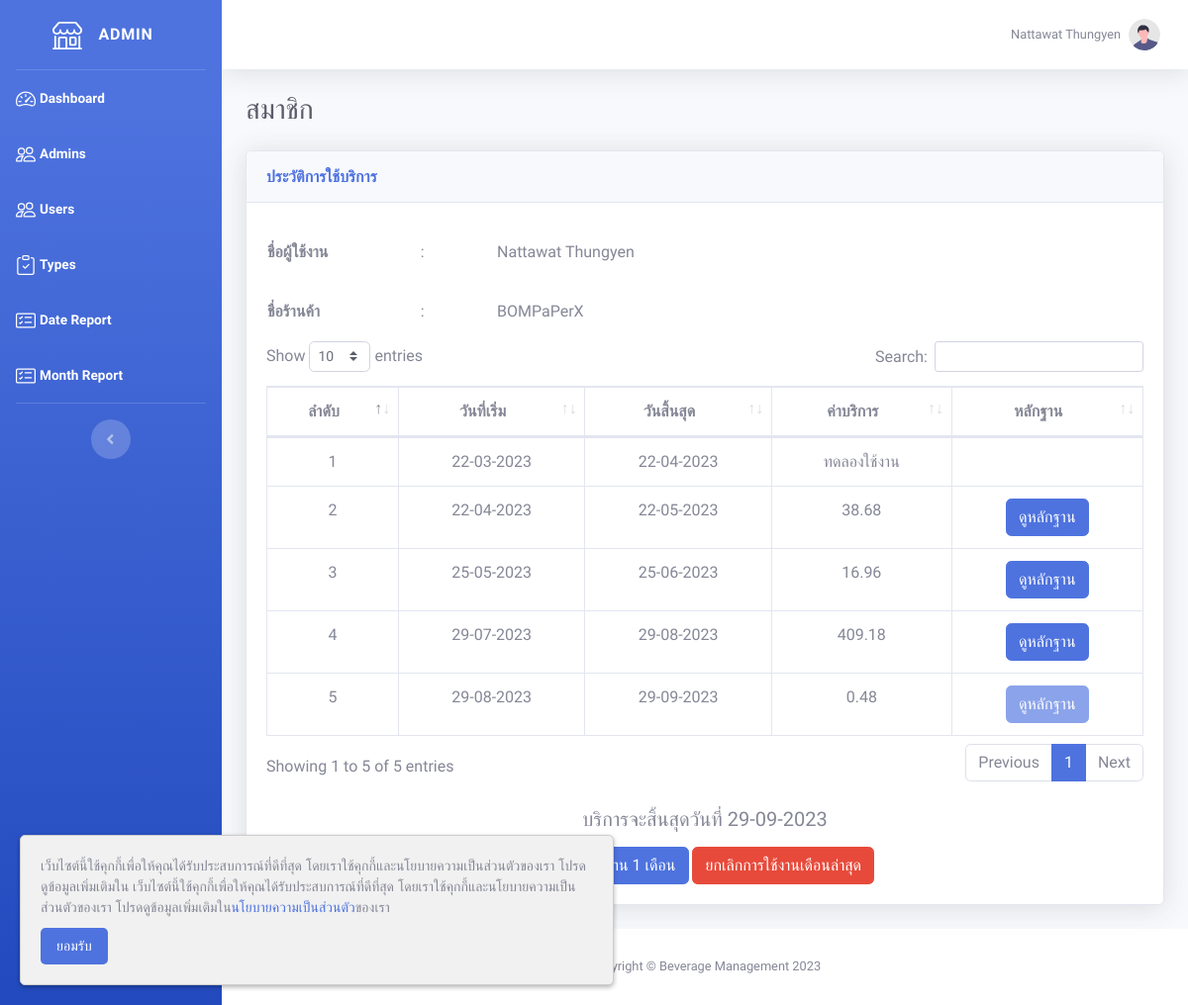
Screenshot of /admin/manage_user.php?user_id=7 (signed in) with the database file from the repository.
### tables this page shows
CREATE TABLE `user` (
  `user_id` int(10) NOT NULL,
  `email` varchar(255) NOT NULL,
  `password` varchar(255) NOT NULL,
  `password_view` varchar(255) NOT NULL,
  `status` tinyint(1) NOT NULL COMMENT '0=disable\r\n1=enable',
  `agree` tinyint(1) NOT NULL,
  `firstname` varchar(255) NOT NULL,
  `lastname` varchar(255) NOT NULL,
  `id_number` varchar(13) NOT NULL,
  `phone` varchar(10) NOT NULL,
  `line` varchar(255) NOT NULL,
  `address` text NOT NULL,
  `store` varchar(255) NOT NULL,
  `description` text NOT NULL,
  `img_path` text NOT NULL
);

CREATE TABLE `member` (
  `member_id` int(10) NOT NULL,
  `user_id` int(10) NOT NULL,
  `approve_date` date NOT NULL,
  `img_path` text NOT NULL
);

### admin/manage_user.php (the view, shortened to what this page needs)
<!DOCTYPE html>
<html lang="en">
<?php
require '../include/connect.php';
include '../include/header.php';
$user_id = $_GET['user_id'];
$member_count = $connect->prepare("SELECT * FROM member WHERE user_id = '$user_id'");
$member_count->execute();
$row_member_count = $member_count->fetchAll(PDO::FETCH_ASSOC);
$count = count($row_member_count);
$i = 1;
$user_data = $connect->prepare("SELECT user_id, firstname, lastname, store FROM user WHERE user_id = '$user_id'");
$user_data->execute();
$row_user = $user_data->fetch(PDO::FETCH_ASSOC);
?>
<body id="page-top">
    <div id="wrapper">
        <?php include '../include/sidebar_admin.php'; ?>
        <div id="content-wrapper" class="d-flex flex-column">
            <div id="content">
                <?php include '../include/topbar.php'; ?>
                <div class="container-fluid">
                    <div class="d-sm-flex align-items-center justify-content-between mb-4">
                        <h1 class="h3 mb-0 text-gray-800">
                            <?php
                            if ($count == 0) {
                                echo 'ผู้ใช้งานใหม่';
                            } elseif ($count == 1) {
                                echo 'ทดลองใช้งาน';
                            } else {
                                echo 'สมาชิก';
                            }
                            ?>
                        </h1>
                    </div>
                    <div class="card shadow mb-4">
                        <div class="card-header py-3">
                            <h6 class="m-0 font-weight-bold text-primary">ประวัติการใช้บริการ</h6>
                        </div>
                        <div class="card-body">
                            <div class="table-responsive">
                                <table width="60%">
                                    <tbody>
                                        <tr>
                                            <td height="60px" class="font-weight-bold">ชื่อผู้ใช้งาน</td>
                                            <td>&nbsp;&nbsp;&nbsp;&nbsp;&nbsp;:&nbsp;&nbsp;&nbsp;&nbsp;&nbsp;</td>
                                            <td><?= $row_user['firstname'] . ' ' . $row_user['lastname'] ?></td>
                                        </tr>
                                        <tr>
                                            <td height="60px" class="font-weight-bold">ชื่อร้านค้า</td>
                                            <td>&nbsp;&nbsp;&nbsp;&nbsp;&nbsp;:&nbsp;&nbsp;&nbsp;&nbsp;&nbsp;</td>
                                            <td><?= $row_user['store'] ?></td>
                                        </tr>
                                    </tbody>
                                </table>
                            </div>
                            <div class="table-responsive">
                                <table class="table table-bordered text-center" id="dataTable" width="100%" cellspacing="0">
                                    <thead>
                                        <tr>
                                            <th>ลำดับ</th>
                                            <th>วันที่เริ่ม</th>
                                            <th>วันสิ้นสุด</th>
                                            <th>ค่าบริการ</th>
                                            <th>หลักฐาน</th>
                                        </tr>
                                    </thead>
                                    <tbody>
                                        <?php
                                        foreach ($row_member_count as $row) {
                                        ?>
                                            <tr>
                                                <td><?= $i++ ?></td>
                                                <td><?= date('d-m-Y', strtotime($row['approve_date'])) ?></td>
                                                <td><?= $end = date('d-m-Y', strtotime($row['approve_date'] . ' +1 month')) ?></td>
                                                <?php
                                                $start_date = $row['approve_date'];
                                                $end_date = date('Y-m-d', strtotime($start_date . ' +1 month'));
                                                $service_fee = $connect->prepare("SELECT * FROM payment INNER JOIN record ON payment.no_receipt = record.no_receipt INNER JOIN product ON record.product_id = product.product_id WHERE user_id = '$user_id' AND timestamp >= '$start_date' AND timestamp <= '$end_date'");
                                                $service_fee->execute();
                                                $row_service_fee = $service_fee->fetchAll(PDO::FETCH_ASSOC);
                                                $total_price = 0;
                                                foreach ($row_service_fee as $row_fee) {
                                                    $total_price = $total_price + ($row_fee['quantity'] * $row_fee['net_price']);
                                                }
                                                $fee = $total_price * 0.02;
                                                ?>
                                                <td><?= $i == 2 ? 'ทดลองใช้งาน' : $fee ?></td>
                                                <td><button type="button" class="btn btn-primary" onclick="view(<?= $row['member_id'] ?>)" <?= $i == 2 ? 'style="display: none;"' : '' ?> <?= empty($row['img_path']) ? 'disabled' : '' ?>>ดูหลักฐาน</button></td>
                                            </tr>
                                        <?php
                                        }
                                        ?>
                                    </tbody>
                                </table>
                            </div>
                            <br>
                            <div class="text-center">
                                <?php if ($count != 0) { ?>
                                    <h5>บริการจะสิ้นสุดวันที่ <?= $end ?></h5>
                                <?php
                                }
                                if ($count == 0) {
                                ?>
                                    <form id="new_user">
                                        <div class="form-group">
                                            <input type="hidden" name="action" id="action" value="new_user" />
                                            <input type="hidden" name="user_id" id="user_id" value="<?= $user_id ?>" />
                                        </div>
                                        <button type="submit" class="btn btn-primary" id="submitBtn">อนุมัติทดลองใช้งาน 1 เดือน</button>
                                    </form>
                                <?php
                                } else {
                                ?>
                                    <form id="member">
                                        <button type="submit" class="btn btn-primary" id="submitBtn">เพิ่มการใช้งาน 1 เดือน</button>
                                        <button type="button" class="btn btn-danger" onclick="cancel(<?= $user_id ?>)">ยกเลิกการใช้งานเดือนล่าสุด</button>
                                    </form>
                                <?php
                                }
                                ?>
                            </div>
                        </div>
                    </div>
                </div>
            </div>
            <?php include '../include/footer.php'; ?>
        </div>
    </div>
</body>
</html>

### include/topbar.php (shortened to what this page needs)
<?php
if (isset($_SESSION['user_id'])) {
    $user_id = $_SESSION['user_id'];
    $profile = $connect->prepare("SELECT * FROM user WHERE user_id = :user_id");
    $profile->bindParam(":user_id", $user_id);
    $profile->execute();
    $row_profile = $profile->fetch(PDO::FETCH_ASSOC);
} else {
    $admin_id = $_SESSION['admin_id'];
    $profile = $connect->prepare("SELECT * FROM admin WHERE admin_id = :admin_id");
    $profile->bindParam(":admin_id", $admin_id);
    $profile->execute();
    $row_profile = $profile->fetch(PDO::FETCH_ASSOC);
}
?>
<nav class="navbar navbar-expand navbar-light bg-white topbar mb-4 static-top shadow">
    <ul class="navbar-nav ml-auto">
        <li class="nav-item dropdown no-arrow">
            <a class="nav-link dropdown-toggle" href="#" id="userDropdown" role="button" data-toggle="dropdown" aria-haspopup="true" aria-expanded="false">
                <span class="mr-2 d-none d-lg-inline text-gray-600 small"><?= isset($_SESSION['user_id']) ? $row_profile['store'] : $row_profile['firstname'] . ' ' . $row_profile['lastname'] ?></span>
                <img class="img-profile rounded-circle" src="../img/undraw_profile.svg">
            </a>
        </li>
    </ul>
</nav>

### include/header.php (style rules this page uses)
body { font-family: 'Kanit', sans-serif; }

### rows the page displays
user: firstname "Nattawat", lastname "Thungyen", store "BOMPaPerX"
member: approve_date "22-03-2023", approve_date "22-04-2023", shows "ทดลองใช้งาน"
member: approve_date "22-04-2023", approve_date "22-05-2023", fee "38.68"
member: approve_date "25-05-2023", approve_date "25-06-2023", fee "16.96"
member: approve_date "29-07-2023", approve_date "29-08-2023", fee "409.18"
member: approve_date "29-08-2023", approve_date "29-09-2023", fee "0.48"

### other values shown
$row_profile['firstname'] "Nattawat"
$row_profile['lastname'] "Thungyen"
